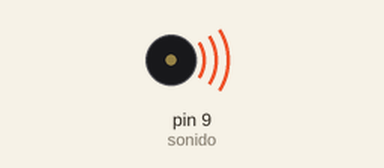
This sketch was run on a simulated Arduino Uno, built with avr-gcc and run on an emulated ATmega328P. Shown: buzzer (waves = sounding).

Above: at 0.3 s.
At 6.2 s:
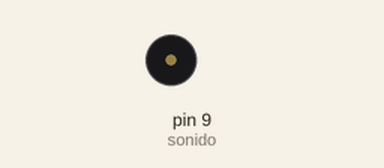
Timing chart, 0 to 8.8 s (numbered marks = the images above):
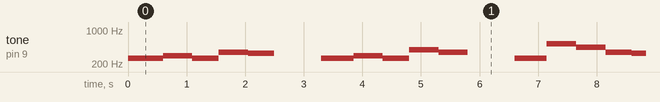

The sketch:

Feliz_cumple.ino
```cpp
int sonido = 9;


void setup()
{
  pinMode(sonido,OUTPUT);
}

void loop()
{
  tone(sonido,261.63); //1. do,  Que
  delay(350);
  noTone(sonido);

  tone(sonido,261.63);  //2. do,  los
  delay(250);
  noTone(sonido);

  tone(sonido,293.67);  //3. re,  cum
  delay(500);
  noTone(sonido);

  tone(sonido,261.63);   //4. do,  pla
  delay(450);
  noTone(sonido);

  tone(sonido,349.23);  //5. fa,  fe
  delay(500);
  noTone(sonido);

  tone(sonido,329.63);  //6. mi,  liz
  delay(450);
  noTone(sonido);

  delay(800);

  tone(sonido,261.63); //7. do,  Que
  delay(300);
  noTone(sonido);

  tone(sonido,261.63);  //8. do, los
  delay(250);
  noTone(sonido);

  tone(sonido,293.67);  //9. re,  cum
  delay(500);
  noTone(sonido);

  tone(sonido,261.63);   //10. do,  pla
  delay(450);
  noTone(sonido);

  tone(sonido,392);  //11. sol,  fe
  delay(500);
  noTone(sonido);

  tone(sonido,349.23);  //12. fa,  liz
  delay(500);
  noTone(sonido);

  delay(800);   // Pausa

  tone(sonido,261.63);  //13. do,  que
  delay(300);
  noTone(sonido);

  tone(sonido,261.63);  //14. do,  los
  delay(250);
  noTone(sonido);

  tone(sonido,523.25);  //15. do(8+),  cum
  delay(500);
  noTone(sonido);

  tone(sonido,440);  //16. la,  pla
  delay(500);
  noTone(sonido);

  tone(sonido,349.23);  //17. fa ...
  delay(450);
  noTone(sonido);

  tone(sonido,329.63);  //18. mi ...
  delay(500);
  noTone(sonido);

  tone(sonido,293.67);  //19. re ...
  delay(600);
  noTone(sonido);

  delay(600);  // pausa

  tone(sonido,466.16);  //20. la#,  que
  delay(300);
  noTone(sonido);

  tone(sonido,466.16);  //21. la#,  los
  delay(300);
  noTone(sonido);

  tone(sonido,440);  //22.  la,  cum
  delay(500);
  noTone(sonido);

  tone(sonido,349.23);  //23. fa,  pla
  delay(500);
  noTone(sonido);

  tone(sonido,392);  //24. sol,  fe
  delay(500);
  noTone(sonido);

  tone(sonido,349.23);  //25. fa,  liz
  delay(600);
  noTone(sonido);

  delay(600); // Pausa


}
```

Measured:
- by itself, tone on pin 9 (sonido): plays 261 Hz for 0.60 s, 293 Hz for 0.50 s, 261 Hz for 0.45 s, 349 Hz for 0.50 s, 329 Hz for 0.45 s, 261 Hz for 0.55 s … (201 notes in this stretch)
